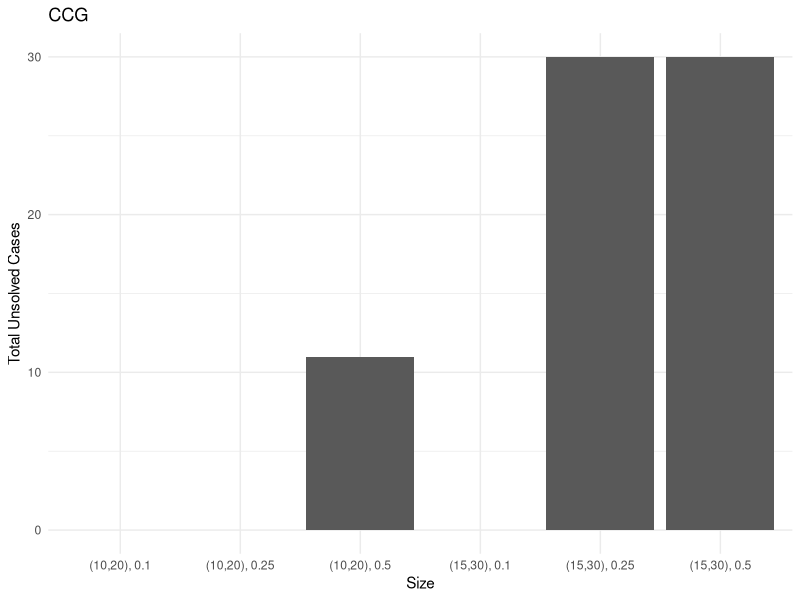
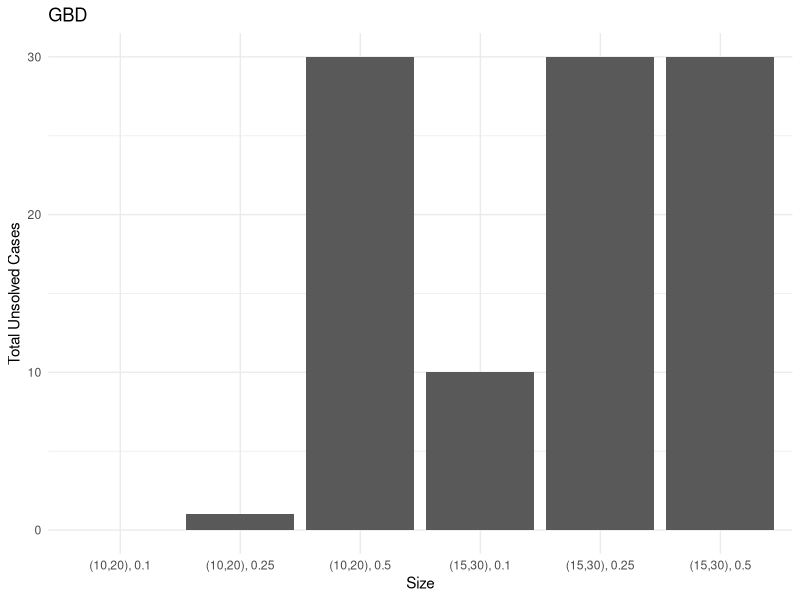
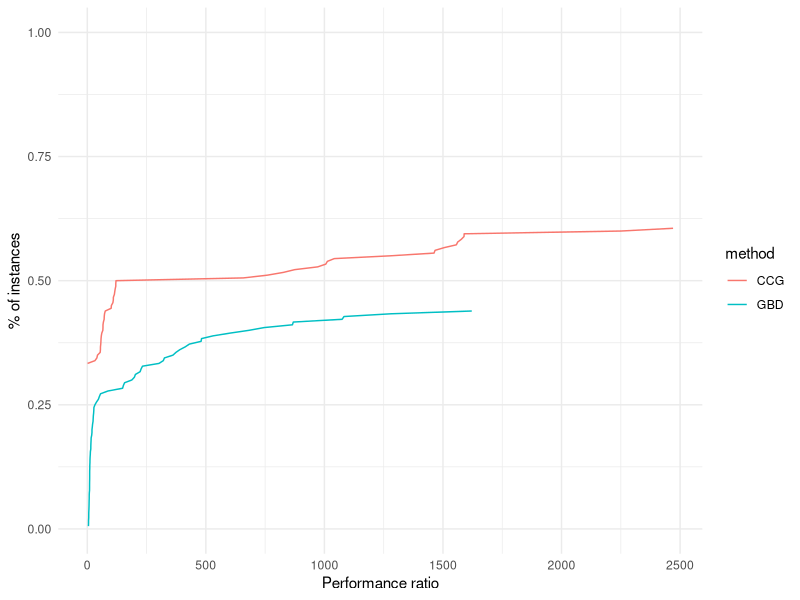
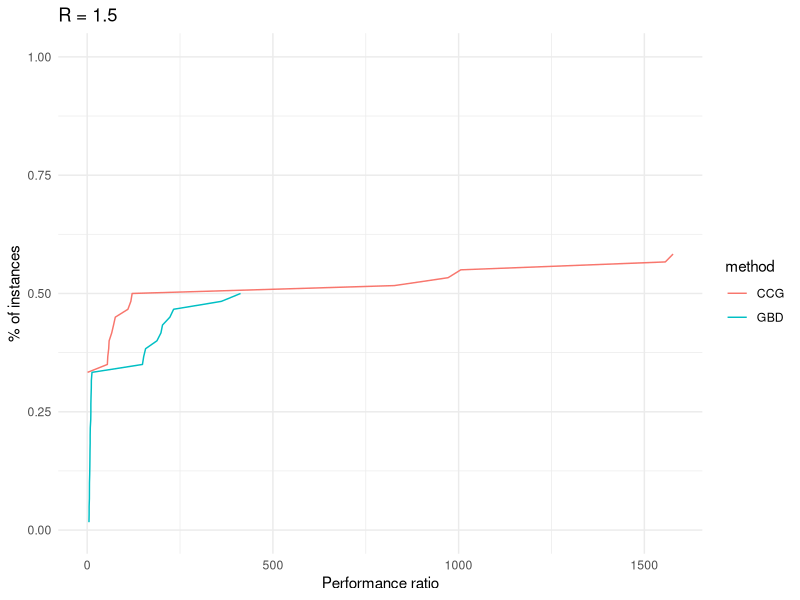
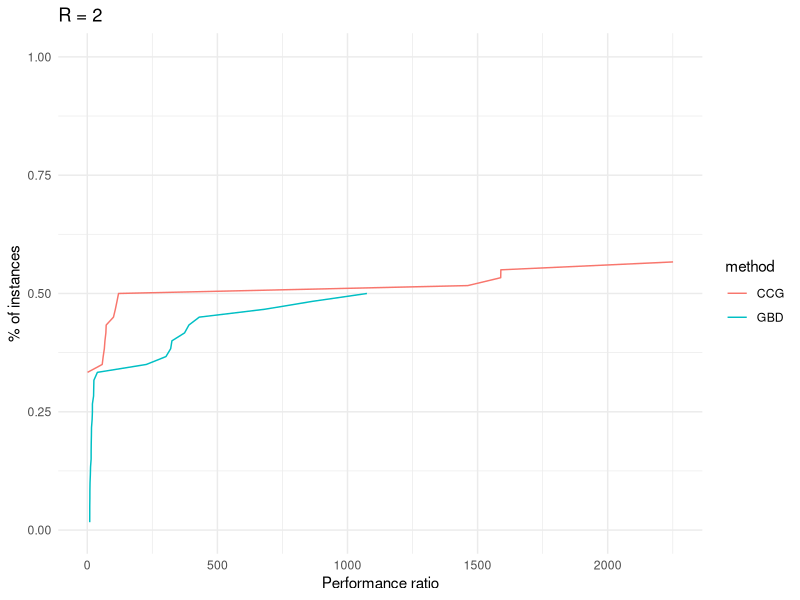
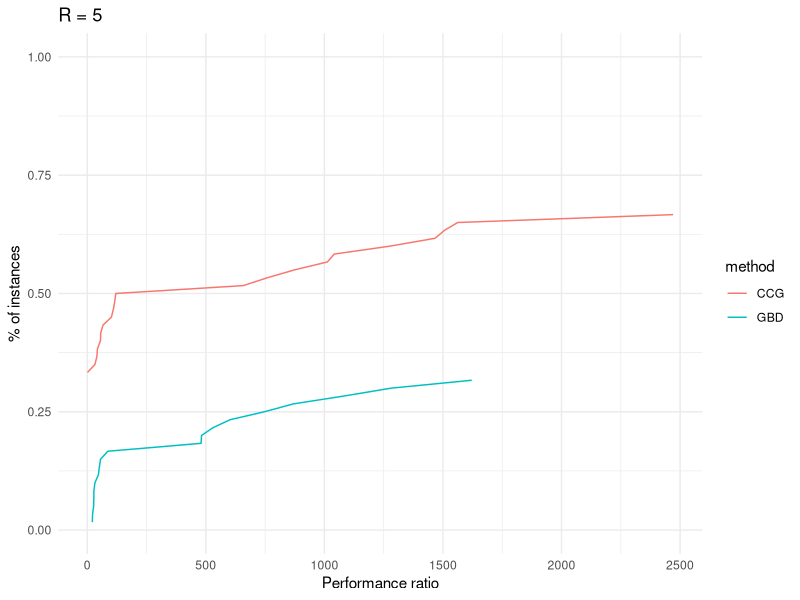
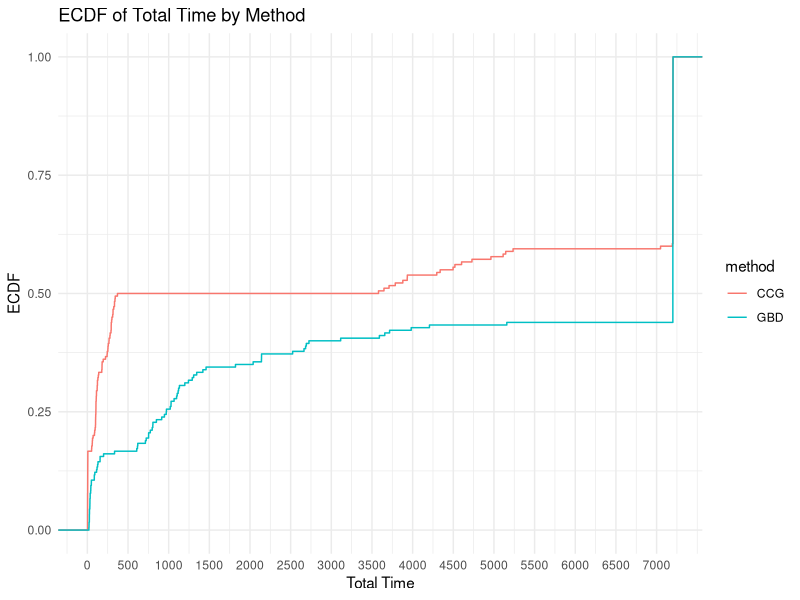
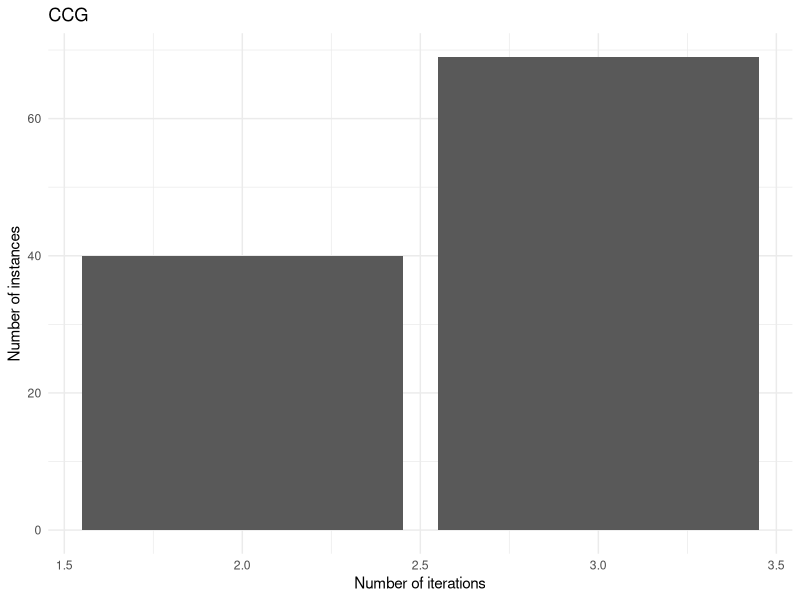

Write R code to recreate these figures, in order.
## ---- chunk 1
library(rmarkdown)
library(kableExtra)
library(tidyr)
library(ggplot2)
suppressPackageStartupMessages(library(dplyr))
## ---- chunk 2
results = read.table("./results.csv", header = FALSE, sep = ',')
colnames(results) <- c("tag", "instance", "n_facilities", "n_customers", "Gamma", "deviation", "time_limit", "method", "total_time", "master_time", "separation_time", "best_bound", "iteration_count", "fail")
results$tag = NULL

results = results[!(results$n_facilities == 10 & results$n_customers == 30),]
results = results[!(results$n_facilities == 15 & results$n_customers == 40),]
results = results[!(results$n_facilities == 25 & results$n_customers == 25),]
## ---- chunk 3
sum(results$fail)
## ---- chunk 4
results$p = results$Gamma / results$n_customers
results$p = ceiling(results$p / .05) * .05
## ---- chunk 5
results = results %>%
  mutate(
    ratio_demand_capacity = as.integer(sub('.*instance_F\\d+_C\\d+_R(\\d+)__\\d+\\.txt', '\\1', instance))
  )

results$size = paste0("(", results$n_facilities, ",", results$n_customers, "), ", results$p)
## ---- chunk 6
time_limit = 7200

results$unsolved = results$total_time >= time_limit | results$fail
## ---- chunk 7
paged_table(results)
## ---- chunk 8
for (method in unique(results$method)) {
  
  # Sum of unsolved cases for each size
  sum_unsolved = results[results$method == method,] %>% group_by(size) %>% summarise(total_unsolved = sum(unsolved))
  
  # Create a bar plot
  p = ggplot(sum_unsolved, aes(x = size, y = total_unsolved)) +
    geom_bar(stat = "identity") +
    labs(x = "Size", y = "Total Unsolved Cases", title = method) +
    theme_minimal()

  ggsave(paste0("unsolved_", method, ".pdf"), plot = p, width = 10, height = 6)
  
  print(p)
}
## ---- chunk 9
add_performance_ratio = function(dataset, 
                                 criterion_column = "total_time",
                                 unsolved_column = "unsolved",
                                 instance_column = "instance",
                                 solver_column = "solver",
                                 output_column = "performance_ratio") {
  
  # Compute best score for each instance
  best = dataset %>%
    group_by(!!sym(instance_column)) %>%
    mutate(best_solver = min(!!sym(criterion_column)))
  
  # Compute performance ratio for each instance and solver
  result = best %>%
    group_by(!!sym(instance_column), !!sym(solver_column)) %>%
    mutate(!!sym(output_column) := !!sym(criterion_column) / best_solver) %>%
    ungroup()
  
  if (sum(result[,unsolved_column]) > 0) {
    result[result[,unsolved_column] == TRUE,output_column] = max(result[,output_column])
  }

  return (result)
}

plot_performance_profile = function(dataset,
                                    criterion_column,
                                    unsolved_column = "unsolved",
                                    instance_column = "instance",
                                    solver_column = "solver"
                                    ) {
  
  dataset_with_performance_ratios = add_performance_ratio(dataset,
                                                          criterion_column = criterion_column,
                                                          instance_column = instance_column,
                                                          solver_column = solver_column,
                                                          unsolved_column = unsolved_column)
  
  solved_dataset_with_performance_ratios = dataset_with_performance_ratios[!dataset_with_performance_ratios[,unsolved_column],]
  
  compute_performance_profile_point = function(method, data) {
    
    performance_ratios = solved_dataset_with_performance_ratios[solved_dataset_with_performance_ratios[,solver_column] == method,]$performance_ratio
    
    unscaled_performance_profile_point = ecdf(performance_ratios)(data)
    
    n_instances = sum(dataset[,solver_column] == method)
    n_solved_instances = sum(dataset[,solver_column] == method & !dataset[,unsolved_column])
    
    return( unscaled_performance_profile_point * n_solved_instances / n_instances )
  }
  
  perf = solved_dataset_with_performance_ratios %>%
    group_by(!!sym(solver_column)) %>%
    mutate(performance_profile_point = compute_performance_profile_point(unique(!!sym(solver_column)), performance_ratio))
  
  result = ggplot(data = perf, aes(x = performance_ratio, y = performance_profile_point, color = !!sym(solver_column))) +
              geom_line()
  
  return (result)
}

## ---- chunk 10
performance_profile = plot_performance_profile(results, criterion_column = "total_time", solver_column = "method") +
  labs(x = "Performance ratio", y = "% of instances") +
  scale_y_continuous(limits = c(0, 1)) +
  theme_minimal()
print(performance_profile)
ggsave("performance_profile.pdf", plot = performance_profile)
## ---- chunk 11
for (ratio in unique(results$ratio_demand_capacity)) {
  
  p = plot_performance_profile(results[results$ratio_demand_capacity == ratio,], criterion_column = "total_time", solver_column = "method") +
    labs(x = "Performance ratio", y = "% of instances", title = paste0("R = ", ratio / 1000)) +
    scale_y_continuous(limits = c(0, 1)) +
    theme_minimal()
  
  print(p)
}
## ---- chunk 12
ggplot(results, aes(x = total_time, color = method)) +
  stat_ecdf(geom = "step") +
  xlab("Total Time") +
  ylab("ECDF") +
  labs(title = "ECDF of Total Time by Method")  +
  scale_x_continuous(breaks = seq(0, max(results$total_time), by = 500), labels = seq(0, max(results$total_time), by = 500)) +
  theme_minimal()
## ---- chunk 13
results_solved = results %>%
  filter(total_time < 7200) %>%
  group_by(method, n_facilities, n_customers, p, deviation) %>%
  summarize(
    solved = n(),
    total_time = mean(total_time),
    master_time = mean(master_time),
    separation_time = mean(separation_time),
    solved_iteration_count = mean(iteration_count),
    .groups = "drop"
  ) %>%
  ungroup()
## ---- chunk 14
results_unsolved <- results %>%
  filter(total_time >= 7200) %>%
  group_by(method, n_facilities, n_customers, p, deviation) %>%
  summarize(
    unsolved = n(),
    unsolved_iteration_count = mean(iteration_count),
    .groups = "drop"
  ) %>%
  ungroup()
## ---- chunk 15
final_result <- merge(results_solved, results_unsolved, by = c("method", "n_facilities", "n_customers", "p", "deviation"), all = TRUE)
## ---- chunk 16
final_result[is.na(final_result)] = 0
## ---- chunk 17
knitr::kable(final_result, 
               digits = c(0, 0, 0, 2, 2, 0, 2, 2, 2, 2, 0, 2), 
               col.names = c("Method", "|V_1|", "|V_2|", "p", "dev", "Count", "Total", "Master", "Sepatation", "# Iter", "Count", "# Iter"),
               caption = "Summary table"
             ) %>%
      kable_classic() %>%
      add_header_above(c(" " = 5, "Solved instances" = 5, "Unsolved instances" = 2)
)
## ---- chunk 18
for (method in unique(results$method)) {
  
  p = ggplot(results[results$method == method & results$total_time < time_limit,], aes(x = iteration_count)) +
    geom_bar() +
    labs(
      title = method,
      x = "Number of iterations",
      y = "Number of instances"
    ) +
    theme_minimal()
    
  print(p) 
}
## ---- chunk 19
subset = results[results$n_facilities == 15 & results$p > .25,]
## ---- chunk 20
filtered_subset = subset %>%
  group_by(instance) %>%
  filter(any(iteration_count < 1))

ggplot(filtered_subset, aes(x = method, y = master_time)) +
  geom_boxplot() +
  labs(x = "Method", y = "Master time") +
  theme_minimal()

ggplot(filtered_subset, aes(x = method, y = separation_time)) +
  geom_boxplot() +
  labs(x = "Method", y = "Separation time") +
  theme_minimal()
## ---- chunk 21
for (method in unique(subset$method)) {
  
  p = ggplot(subset[subset$method == method,], aes(x = iteration_count)) +
    geom_bar() +
    labs(
      title = method,
      x = "Number of iterations",
      y = "Number of instances"
    ) +
    theme_minimal()
    
  print(p) 
}
